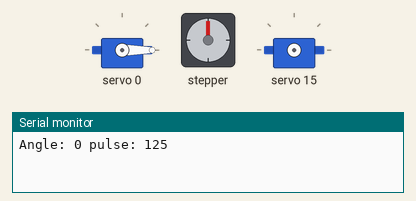
A sketch run on a simulated Arduino Uno, built with avr-gcc and run on an emulated ATmega328P. Shown: 2 × servo, stepper motor, the last lines printed to the serial monitor. Random numbers use the default seed unless the sketch sets one; stepper angles assume 200 steps per turn.

Above: at 0.1 s.
At 1.5 s:
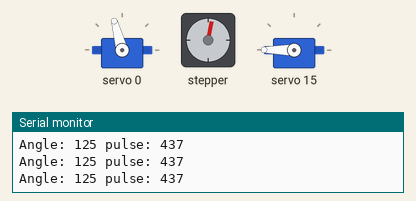
At 12.3 s:
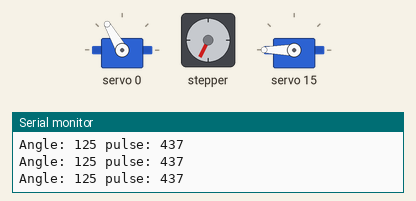
At 16.4 s:
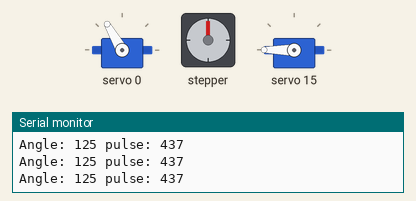
At 20.9 s:
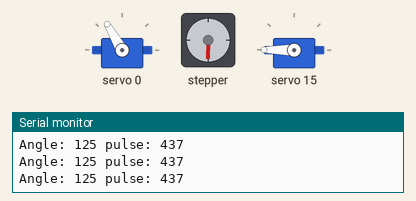
At 38.8 s:
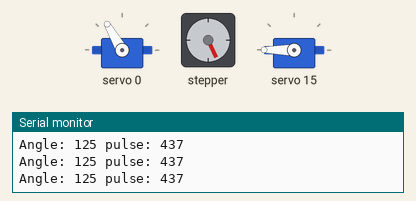
Timing chart, 0 to 40.0 s (numbered marks = the images above):
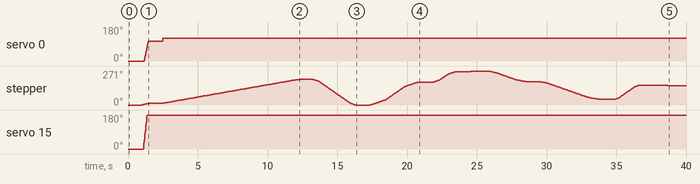

Measured:
- by itself, servo 0: moves from 0° to 120° over 1.3 s
- by itself, servo 15: moves from 0° to 180° over 0.28 s
- by itself, stepper: turns 12° clockwise in 0.44 s, then 193° clockwise in 9.8 s, then 205° counter-clockwise in 3.0 s, then 181° clockwise in 3.5 s, and so on

The sketch:

shooting_machine.ino
```cpp
#include <Wire.h>
#include <Adafruit_PWMServoDriver.h>
#include <AccelStepper.h>


#define SERVOMIN  125
#define SERVOMAX  575
#define STEP_PIN 12
#define DIR_PIN 11
#define EN_PIN 10


Adafruit_PWMServoDriver pwm = Adafruit_PWMServoDriver();
AccelStepper stepper(1, STEP_PIN, DIR_PIN);

void setup() {
  Serial.begin(115200);
  pwm.begin();
  pwm.setPWMFreq(60);
  pwm.setPWM(0, 0, angleToPulse(0));
  pwm.setPWM(15, 0, 0);
  //stepper.setEnablePin(EN_PIN);
  //stepper.enableOutputs();
  // stepper.setSpeed(10000000);
  // stepper.setMaxSpeed(5000);
  // stepper.setAcceleration(2000.0);
  // stepper.moveTo(2000);
}
void loop() {
      if (stepper.distanceToGo() == 0)
    {
	// Random change to speed, position and acceleration
	// Make sure we dont get 0 speed or accelerations
	delay(1000);
	stepper.moveTo(rand() % 200);
	stepper.setMaxSpeed((rand() % 200) + 1);
	stepper.setAcceleration((rand() % 200) + 1);
    }
stepper.run();
changePWM(0, angleToPulse(125));
changePWM(15, 4095);
}
int angleToPulse(int ang){
   int pulse = map(ang,0, 180, SERVOMIN,SERVOMAX);// map angle of 0 to 180 to Servo min and Servo max
   Serial.print("Angle: ");Serial.print(ang);
   Serial.print(" pulse: ");Serial.println(pulse);
   return pulse;
}
void changePWM(int pin, int duty)
{
  static uint16_t pwmValCurrent[16];
  static uint16_t pwmValSet[16];
  static uint16_t speedChange[16];
  for (uint8_t i = 0; i < sizeof(pwmValCurrent)/ sizeof(uint16_t); i++)
  {
    speedChange[i] = 10;
    if (i >= 12)
    {
      speedChange[i] = 20;
    }

  }

  uint8_t timeChange = 2;
  static uint32_t lastTimeChange;
  pwmValSet[pin] = duty;
  if (lastTimeChange + timeChange <= millis())
  {
    lastTimeChange = millis();
    for (uint8_t i = 0; i < sizeof(pwmValCurrent)/ sizeof(uint16_t); i++)
    {
      if (pwmValCurrent[i] > pwmValSet[i])
      {
        pwmValCurrent[i] = pwmValCurrent[i] - speedChange[i];
        if (pwmValCurrent[i] < pwmValSet[i])
        {
          pwmValCurrent[i] = pwmValSet[i];
        }

      }
      else if (pwmValCurrent[i] < pwmValSet[i])
      {
        pwmValCurrent[i] = pwmValCurrent[i] + speedChange[i];
        if (pwmValCurrent[i] > pwmValSet[i])
        {
          pwmValCurrent[i] = pwmValSet[i];
        }
      }
      pwm.setPWM(i, 0, pwmValCurrent[i]);
    }

  }


}
```
